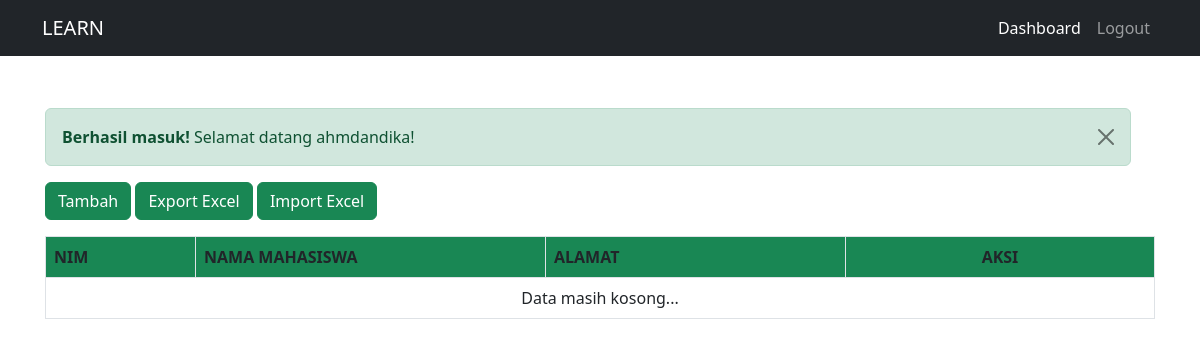
Page /mahasiswa/index.php (signed in) on the earlier database version.
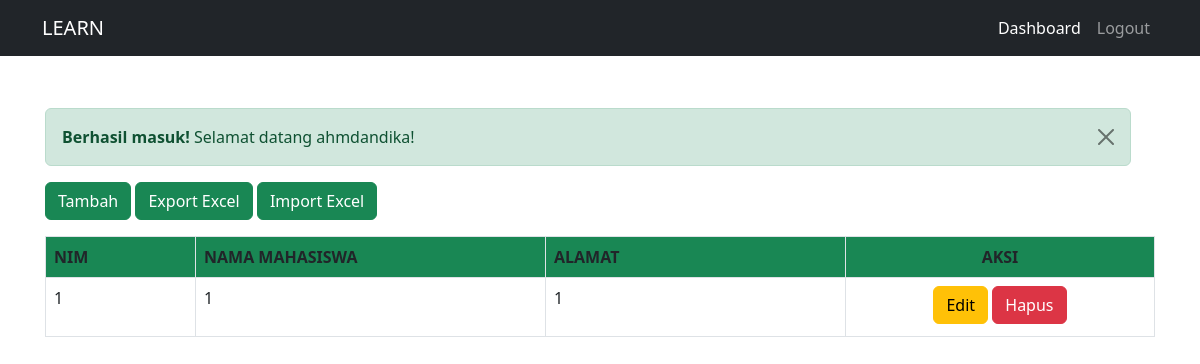
Same page on the later database version.
### tables this page shows
CREATE TABLE `mahasiswa` (
  `id` int(11) NOT NULL,
  `nim` int(22) NOT NULL,
  `nama` varchar(50) NOT NULL,
  `alamat` text NOT NULL,
  `no_telepon` varchar(25) NOT NULL,
  `jenis_kelamin` enum('pria','wanita') NOT NULL,
  `agama` enum('islam','kristen','katholik','hindu','buddha','khonghucu') NOT NULL,
  `created_at` datetime DEFAULT CURRENT_TIMESTAMP,
  `updated_at` datetime NOT NULL DEFAULT CURRENT_TIMESTAMP
);

### config.php (called while the page is built, shortened)
<?php
$config['base'] = [
    'app' => [
        'name' => 'SIMPLE CRUD PHP MYSQL',
        'description' => 'SIMPLE CRUD PHP MYSQL'
    ],
    'url' => 'http://localhost/learn/simple-crud-php-mysql/'
];
$config['db'] = [
    'host' => 'localhost',
	'name' => 'learn_simple_crud_php_mysql',
	'username' => 'root',
	'password' => ''
];

### library/class/db.class.php (called while the page is built, shortened)
<?php
class DB {
	protected $connect;
    public function __construct(array $config)
	{
		$this->connect = new mysqli($config['host'], $config['username'], $config['password'], $config['name']);
	}
	public function query(array $data): array|bool
	{
		$build_query = null;
		if (isset($data['select'])) {
			$build_query .= 'SELECT ' . $data['select'];
		}
		if (isset($data['table'])) {
			$build_query .= ' FROM ' . $data['table'];
		}
		if (isset($data['where']) AND !is_null($data['where'])) {
			$build_query .= ' WHERE ' . $data['where'];
		}
		if (isset($data['order_by'])) {
			$build_query .= ' ORDER BY ' . $data['order_by'];
		} else {
			$build_query .= ' ORDER BY ' . $data['table'] . '.id';
		}
		if (isset($data['first']) AND $data['first'] == true) {
			$build_query .= ' LIMIT 1';
		}
		$query = $this->connect->query($build_query);
		if ($this->connect->error) return false;
		else
			if ($query->num_rows == 1 AND (isset($data['first']) AND $data['first'] == true)) $rows = $query->fetch_assoc();
			else
				$rows = [];
				while ($row = $query->fetch_assoc()):
					$rows[] = $row;
				endwhile;
			$result = [
				'rows' => $rows,
				'count' => $query->num_rows
			];
			return $result;
	}
}

### init.php (called while the page is built, shortened)
<?php
require_once 'config.php';
require_once 'library/class/db.class.php';
require_once 'library/helper/global.helper.php';
$db = new DB($config['db']);

### mahasiswa/index.php (the view, shortened to what this page needs)
<?php
require_once '../init.php';
include '../layouts/primary.php';
include '../apps/mahasiswa/import.php';
?>
<div class="row">
    <div class="row ">
        <div class="col-md-12">
            <?= alert() ?>
        </div>
    </div>
    <div class="col-md-12">
        <a href="<?= base_url('mahasiswa.tambah') ?>" class="btn btn-md btn-success mb-3">Tambah</a>
        <a href="<?= base_url('mahasiswa.export') ?>" class="btn btn-md btn-success mb-3">Export Excel</a>
        <a href="javascript:;" class="btn btn-md btn-success mb-3" data-bs-toggle="modal" data-bs-target="#importModal">Import Excel</a>
    </div>
    <div class="col-md-12">
        <div class="table-responsive">
            <table class="table table-bordered table-nowrap">
                <thead>
                    <tr class="bg-success">
                        <th width="150" scope="col">NIM</th>
                        <th width="350" scope="col">NAMA MAHASISWA</th>
                        <th width="300" scope="col">ALAMAT</th>
                        <th width="250" colspan="2" scope="col" class="text-center">AKSI</th>
                    </tr>
                </thead>
                <tbody>
                    <?php
                        $tables = $db->query([
                            'select' => '*',
                            'table' => 'mahasiswa'
                        ]);
                    ?>
                    <?php
                        if ($tables['count'] == 0){
                    ?>
                    <tr>
                        <td colspan="4" class="text-center">Data masih kosong...</td>
                    </tr>
                    <?php } ?>
                    <?php foreach($tables['rows'] as $key => $value) {  ?>
                    <tr>
                        <td><?= $value['nim'] ?></td>
                        <td><?= $value['nama'] ?></td>
                        <td><?= $value['alamat'] ?></td>
                        <td class="text-center">
                            <a href="<?= base_url('mahasiswa.edit?id=' . $value['id']) ?>"
                                class="btn btn-md btn-warning mb-1 text-decoration-none">Edit</a>
                            <a href="<?= base_url('mahasiswa.index?action=delete&id=' . $value['id']) ?>"
                                onclick="return confirm('Apakah anda yakin akan menghapus data dari <?= $data['nama'] ?>?')"
                                class="btn btn-md btn-danger mb-1 text-decoration-none">Hapus</a>
                        </td>
                    </tr>
                    <?php } ?>
                </tbody>
            </table>
        </div>
    </div>
</div>
<?php include '../layouts/footer.php'; ?>

### layouts/primary.php (shortened to what this page needs)
<!doctype html>
<html lang="en">
<head>
    <link href="https://cdn.jsdelivr.net/npm/bootstrap@5.2.3/dist/css/bootstrap.min.css" rel="stylesheet">
    <link href="<?= asset('css/style.css'); ?>" rel="stylesheet">
</head>
<body>
    <nav class="navbar navbar-expand-md navbar-dark fixed-top bg-dark">
        <div class="container">
            <a class="navbar-brand" href="<?= base_url() ?>">LEARN</a>
            <div class="collapse navbar-collapse" id="navbarCollapse">
                <ul class="navbar-nav ms-auto mb-2 mb-md-0">
                    <li class="nav-item">
                        <a class="nav-link active" aria-current="page" href="<?= base_url() ?>">Dashboard</a>
                    </li>
                    <li class="nav-item">
                        <a class="nav-link" aria-current="page" href="<?= base_url('auth.logout') ?>">Logout</a>
                    </li>
                </ul>
            </div>
        </div>
    </nav>
    <main class="flex-shrink-0">
        <div class="container my-5">

### library/helper/global.helper.php (shortened to what this page needs)
<?php
if (!function_exists('base_url')) {
	function base_url(?string $i = null): ?string
    {
        global $config;
		$i = str_replace('.', '/', $i ?? '');
	    return $config['base']['url'] . $i;
	}
}
if (!function_exists('asset')) {
	function asset(?string $i = null): ?string
    {
		global $config;
	    return $config['base']['url'] . 'assets/' . $i;
	}
}
if (!function_exists('alert')) {
    function alert()
	{
        if (isset($_SESSION['result']) AND is_array($_SESSION['result'])) {
			print "<div class=\"alert alert-" . $_SESSION['result']['alert'] . " alert-dismissible fade show\" role=\"alert\">
				<strong>" . $_SESSION['result']['title'] . "</strong> " . $_SESSION['result']['msg'] . "
				<button type=\"button\" class=\"btn-close\" data-bs-dismiss=\"alert\" aria-label=\"Close\"></button>
			</div>";
		}
    }
}

### layouts/footer.php (shortened to what this page needs)
</div>
    </main>
</body>
</html>

### assets/css/style.css (style rules this page uses)
main > .container { padding: 60px 15px 0; }

Differences in the rows shown:
added mahasiswa: nim "1", nama "1", alamat "1"
Other differences:
text no longer shown: "Data masih kosong..."
